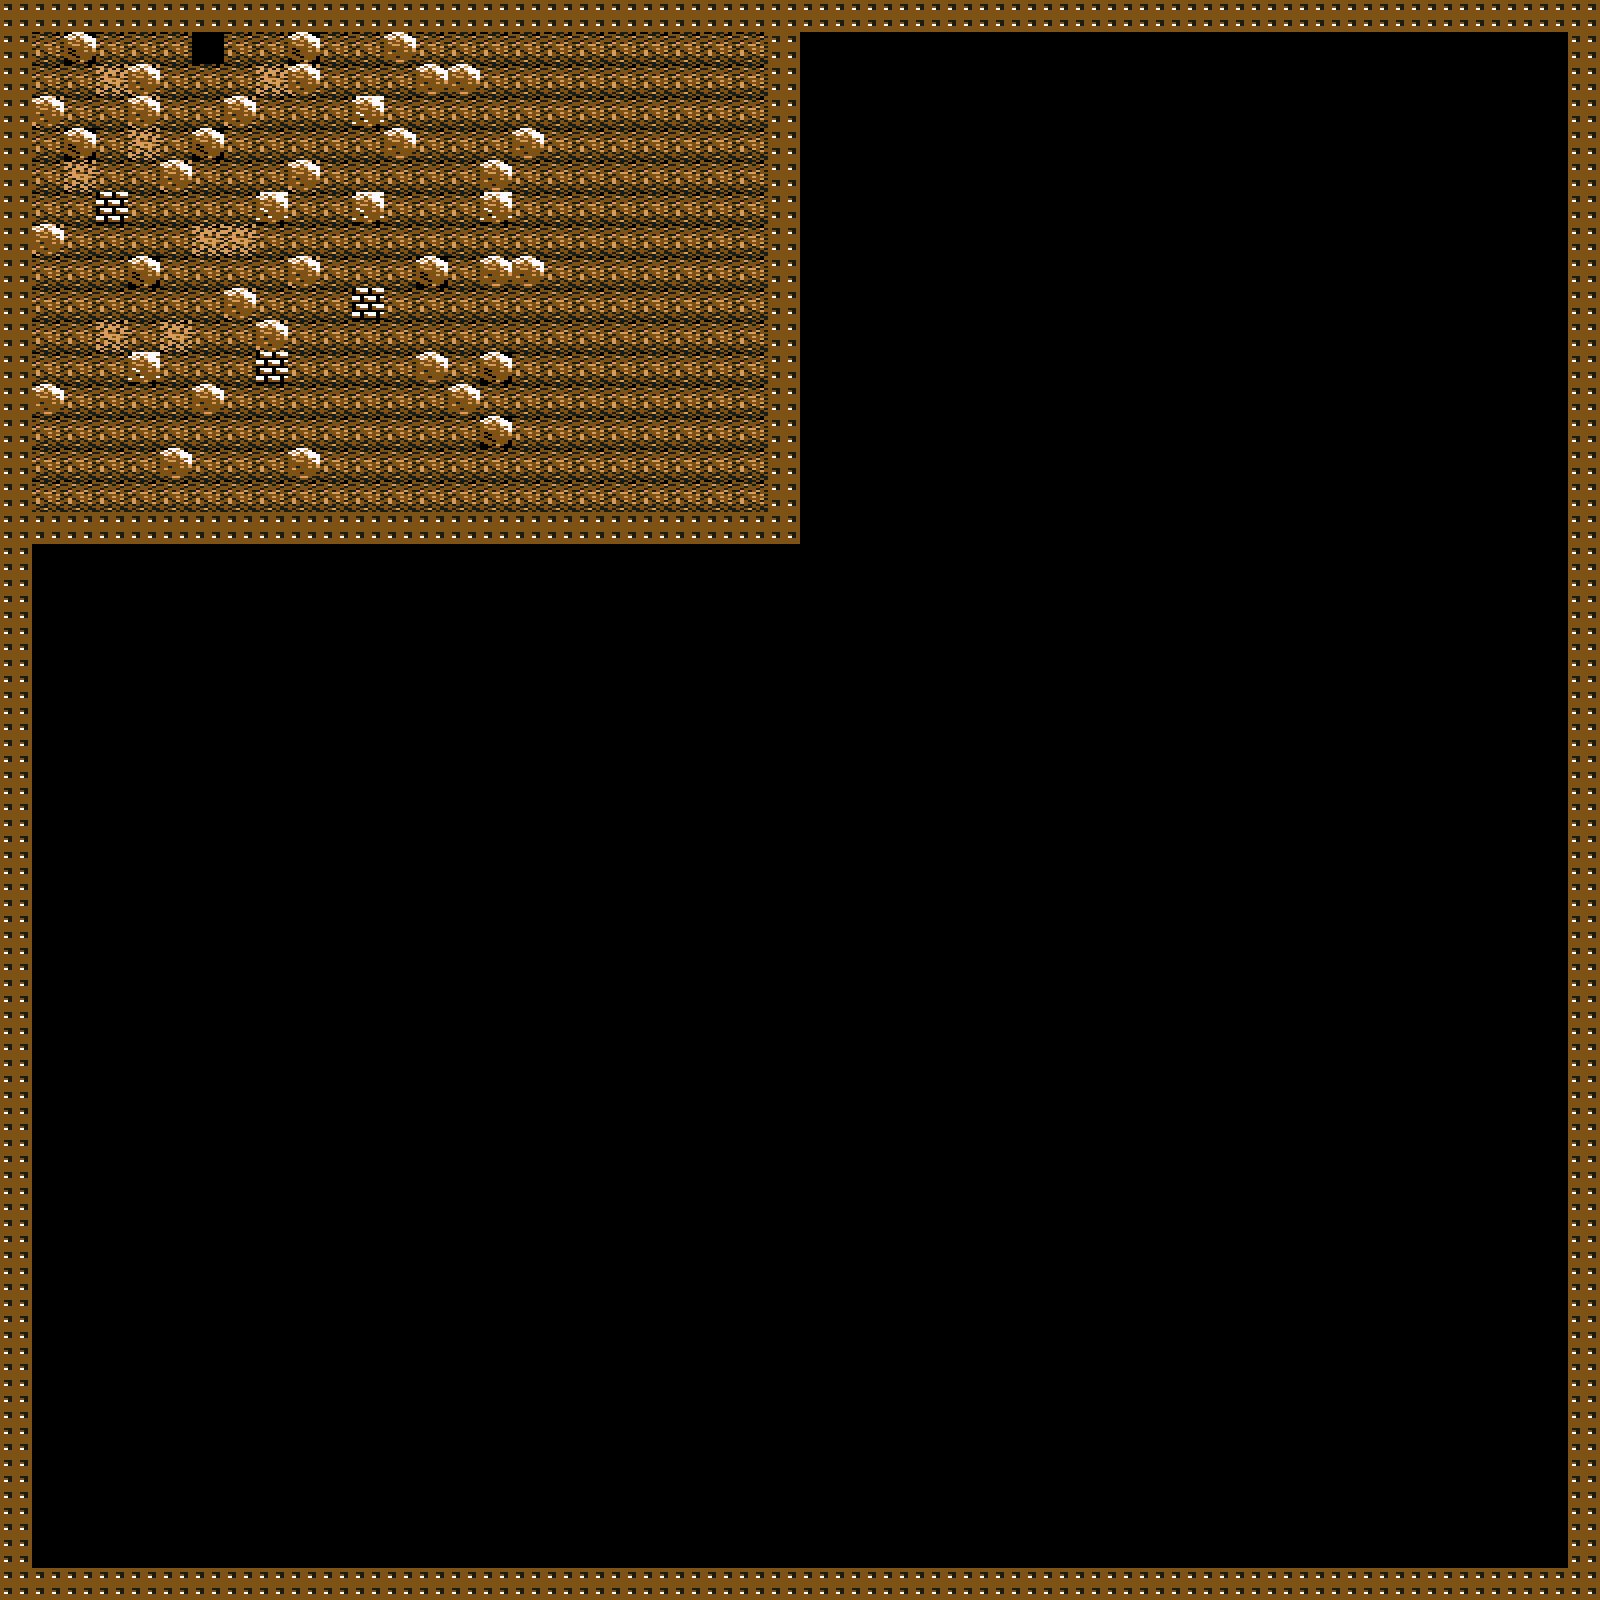

A 2D game scene composited from a Tiled map and its tileset images. What follows is a short description and the map's XML, with each tile layer's data collapsed to a summary:
An orthogonal 50x50 tile map with 32x32 px tiles, 2 tile layers (map1, map2).

<map version="1.0" orientation="orthogonal" renderorder="right-down" width="50" height="50" tilewidth="32" tileheight="32" nextobjectid="1">
 <tileset firstgid="1" name="tiles" tilewidth="32" tileheight="32" tilecount="11" columns="11">
  <image source="../img/tiles.png" width="352" height="32" />
 </tileset>
 <layer name="map1" width="50" height="50">
  <properties>
   <property name="color" value="#ff6666" />
   <property name="diamonds" type="int" value="5" />
   <property name="finishX" type="int" value="1" />
   <property name="finishY" type="int" value="10" />
   <property name="name" value="This is the first map" />
   <property name="startX" type="int" value="2" />
   <property name="startY" type="int" value="2" />
  </properties>
  <data>[2500 cells, 2500 non-empty, 7 distinct tile ids]</data>
 </layer>
 <layer name="map2" width="50" height="50">
  <properties>
   <property name="color" value="#6666ff" />
   <property name="diamonds" type="int" value="16" />
   <property name="finishX" type="int" value="1" />
   <property name="finishY" type="int" value="1" />
   <property name="name" value="Wow" />
   <property name="startX" type="int" value="23" />
   <property name="startY" type="int" value="15" />
  </properties>
  <data>[2500 cells, 2500 non-empty, 5 distinct tile ids]</data>
 </layer>
</map>